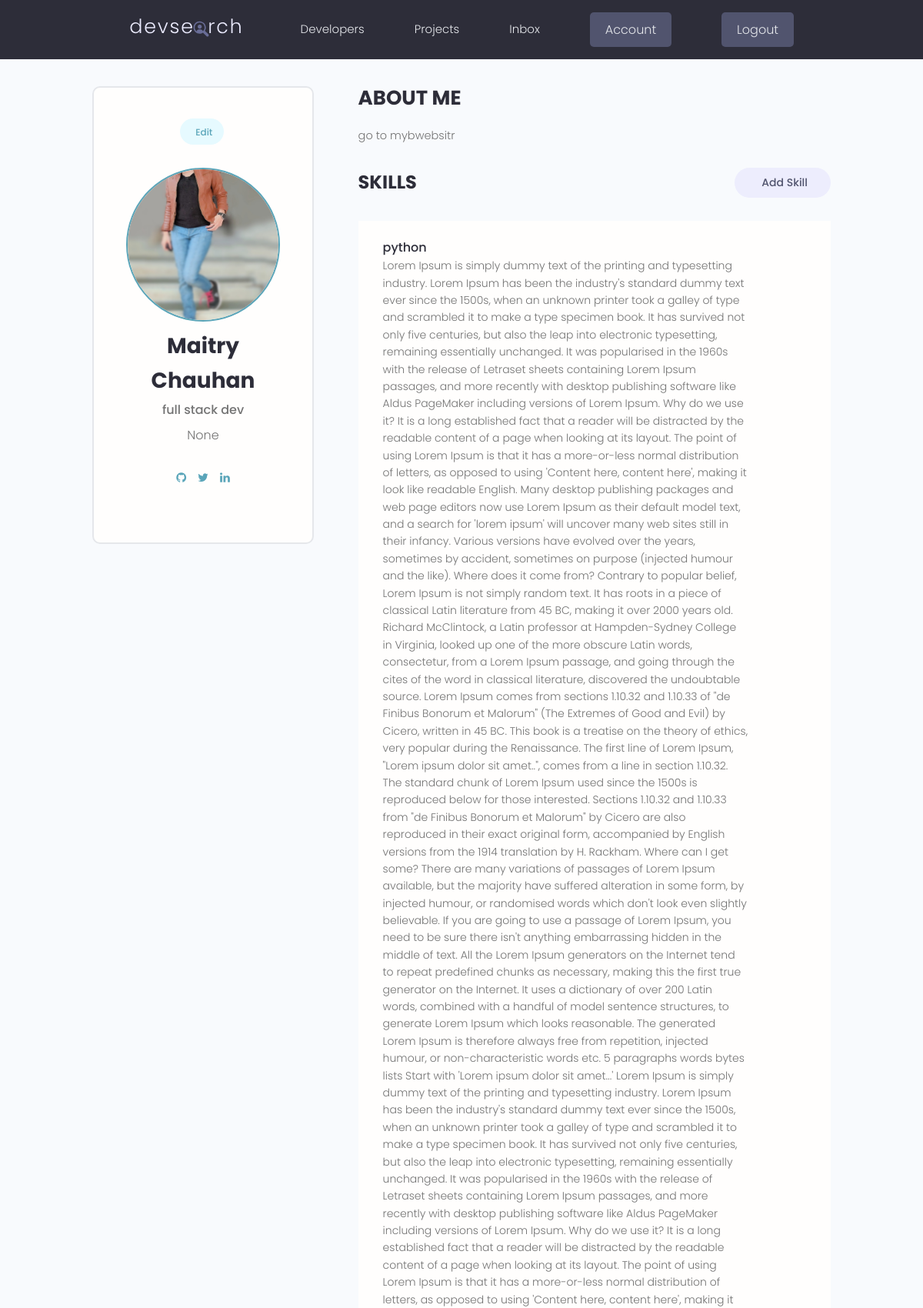
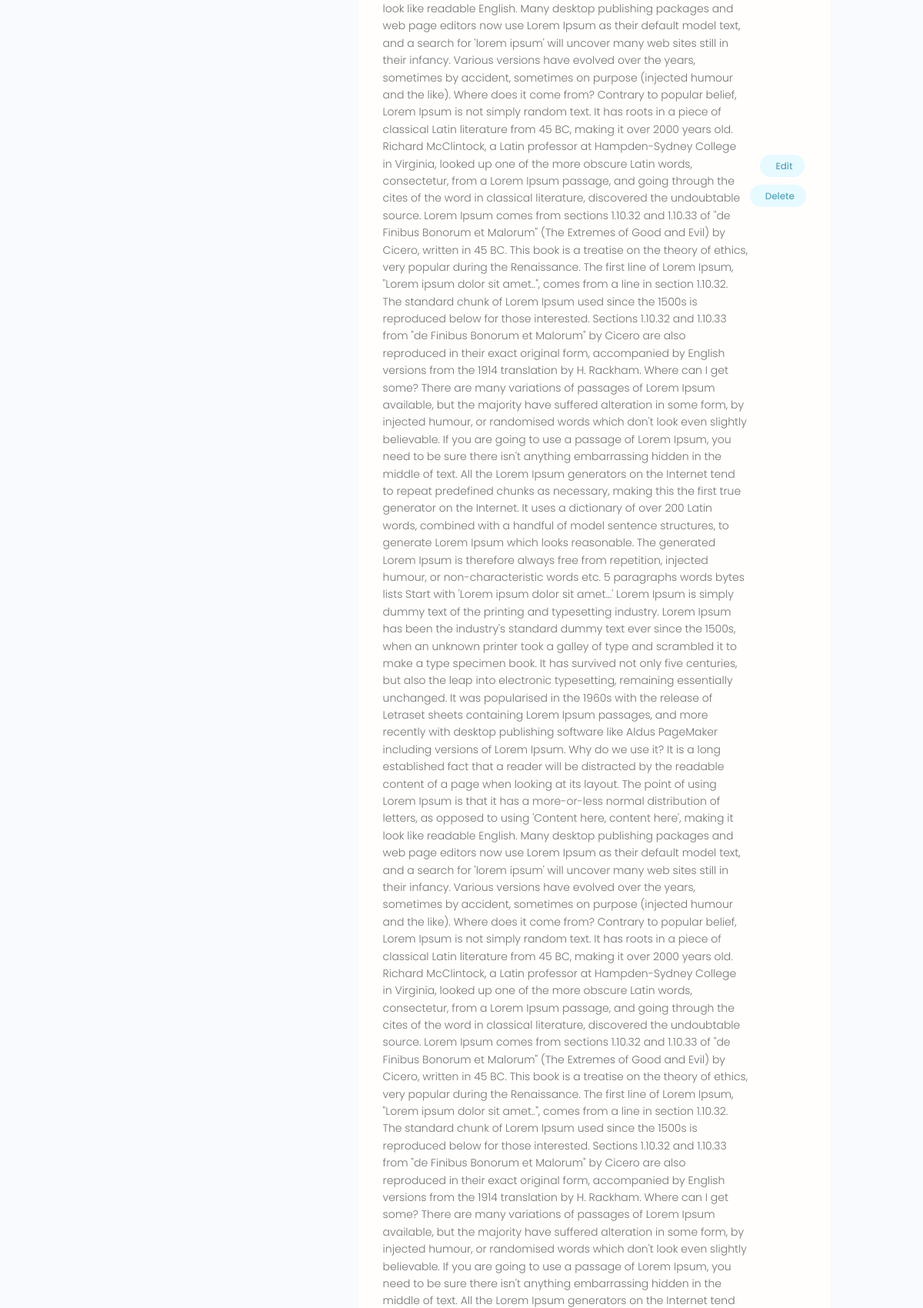
The app's page /account/ (signed in, upper part) with its own data (2 pictures, top to bottom).
### users/models.py (models this page shows, shortened)
class Profile(models.Model):
    user = models.OneToOneField(User,on_delete=models.CASCADE,null=True,blank=True)
    name = models.CharField(max_length=200,blank=True,null = True)
    email = models.EmailField(max_length = 500, blank =True, null=True)
    short_intro = models.CharField(max_length=200, blank=True,null=True)
    bio=models.TextField(blank=True,null=True)
    username = models.CharField(max_length=200,blank=True,null = True)
    profile_image = models.ImageField(null=True,blank=True,upload_to='profile-pics/',default="profile-pics/user-default.png")
    social_github = models.CharField(max_length=200,blank=True,null = True)
    social_twitter = models.CharField(max_length=200,blank=True,null = True)
    social_linkedin = models.CharField(max_length=200,blank=True,null = True)
    social_youtube = models.CharField(max_length=200,blank=True,null = True)
    social_website = models.CharField(max_length=200,blank=True,null = True)
    created = models.DateTimeField(auto_now_add=True)
    id = models.UUIDField(default=uuid.uuid4,unique=True,primary_key=True,editable=False)
    location = models.CharField(max_length=200,blank=True,null = True)

class Skill(models.Model):
    owner= models.ForeignKey(Profile,on_delete=models.CASCADE,null=True,blank=True)
    name=models.CharField(max_length=200,blank=True,null = True)
    description = models.TextField(blank=True,null=True)
    created = models.DateTimeField(auto_now_add=True)
    id = models.UUIDField(default=uuid.uuid4,unique=True,primary_key=True,editable=False)

### users/views.py (the view)
# urls.py: path('account/',views.userAccount,name="account"),
@login_required(login_url='login')
def userAccount(request):
    profile = request.user.profile
    skillsdesc = profile.skill_set.all()
    projects= profile.project_set.all()
    context ={'profile':profile,'skillsdesc':skillsdesc,'projects':projects}
    return render(request,'users/account.html',context)

### users/templates/users/account.html (shortened to what this page needs)
{% extends 'main.html' %}
{% load static %}
{% block content %}
  <main class="settingsPage profile my-md">
    <div class="container">
      <div class="layout">
        <div class="column column--1of3">
          <div class="card text-center">
            <div class="card__body dev">
              <a class="tag tag--pill tag--main settings__btn" href="{% url 'edit-account' %}"> Edit</a>
              <img class="avatar avatar--xl dev__avatar" src="{{profile.profile_image.url}}" />
              <h2 class="dev__name">{{profile.name}} </h2>
              <p class="dev__title">{{profile.short_intro}}</p>
              <p class="dev__location">{{profile.location}}</p>
              <ul class="dev__social">
                {% if profile.social_github %}
                <li>
                  <a title="Github" href="{{profile.social_github }}" target="_blank"><i class="fa fa-github"></i></a>
                </li>
                {% endif %}
                {% if profile.social_twitter %}
                <li>
                  <a title="Twitter" href="{{ profile.social_twitter }}" target="_blank"><i class="fa fa-twitter"></i></a>
                </li>
                {% endif %}
                {% if profile.social_linkedin %}
                <li>
                  <a title="LinkedIn" href="{{ profile.social_linkedin }}" target="_blank"><i class="fa fa-linkedin"></i></a>
                </li>
                {% endif %}
              </ul>
            </div>
          </div>
        </div>
        <div class="column column--2of3">
          <div class="devInfo">
            <h3 class="devInfo__title">About Me</h3>
            <p class="devInfo__about">
             {{profile.bio}}
            </p>
          </div>
          <div class="settings">
            <h3 class="settings__title">Skills</h3>
            <a class="tag tag--pill tag--sub settings__btn tag--lg" href="{% url 'create-skill' %}"> Add Skill</a>
          </div>
          <table class="settings__table">
            {% for skill in skillsdesc %}
            <tr>
              <td class="settings__tableInfo">
                <h4>{{skill.name}}</h4>
                <p>
                </p>
              </td>
              <td class="settings__tableActions">
                <a class="tag tag--pill tag--main settings__btn" href="{%url 'update-skill' skill.id %}"> Edit</a>
                <a class="tag tag--pill tag--main settings__btn" href="{%url 'delete-skill' skill.id %}?next=/account">
                  Delete</a>
              </td>
            </tr>
            {% endfor %}
          </table>
        </div>
      </div>
    </div>
  </main>
{% endblock %}

### static/styles/app.css (style rules this page uses)
:root { --color-sub: #2d2d39; }
.card { border: 2px solid var(--color-light); }
img { width: 100%; }
.profile .card > .dev { padding: 4rem; }
.dev__avatar { display: block; margin: auto; }
.dev__name { color: var(--color-sub); font-size: 2.8rem; font-weight: 700; margin-top: 1rem; margin-bottom: 0.5rem; }
.dev__title { font-size: 1.6rem; font-weight: 500; line-height: 1.3; }
.dev__location { margin-top: 1rem; }
.dev__social { margin: 3rem 0; list-style: none; display: flex; justify-content: center; gap: 1.5rem; }
.devInfo { margin-bottom: 3rem; }
.devInfo__title, .devInfo__subtitle { font-size: 2.6rem; color: var(--color-sub); text-transform: uppercase; font-weight: 700; margin-bottom: 1.5rem; }
.devInfo__about, .devSkill__info { font-size: 1.45rem; line-height: 1.7; text-align: justify; }
.settingsPage .dev > .settings__btn { display: inline-block; margin-bottom: 3rem; }
.settings { display: flex; justify-content: space-between; align-items: center; }
.settings__title { font-size: 2.4rem; text-transform: uppercase; font-weight: 700; color: var(--color-sub); }
.settings__table { margin-top: 3rem; margin-bottom: 5rem; padding: 0 3rem; background: var(--color-white); }
.settings__table tr { width: 100%; }
.settings__table tr > td { padding: 2rem 0; }
.settings__table tr:not(:last-child) td { border-bottom: 2px solid var(--color-white-light); }
.settings__tableInfo { width: 100%; }
.settings__tableInfo h4, .settings__tableInfo a { padding-right: 1rem; width: auto; font-size: 1.6rem; font-weight: 500; color: var(--color-sub); }
.settings__tableInfo p { font-size: 1.4rem; }
.settings__tableActions { text-align: right; }

### static/uikit/styles/modules/_variables.css (style rules this page uses)
:root { --color-main: #5aa5b9; --color-main-light: #e6faff; --color-sub: #3f4156; --color-sub-light: #51546e; --color-sub-lighter: #ededfd; --color-text: #737373; --color-gray: #8b8b8b; --color-light: #e5e7eb; --color-light-gray: #767676; --color-bg: #f8fafd; --color-white: #fffefd; --color-white-light: #f3f3f3; --color-success: #359e64; --color-success-bg: #def8e8; --color-error: #fc4b0b; --color-error-bg: #fff2ee; --font-base: 'Poppins', arial, helvetica, 'Segoe UI', roboto, ubuntu, sans-serif; --font-monospace: 'Fira Code', 'Courier New', courier, monospace; --font-regular: 300; --font-medium: 500; --font-bold: 700; --generic-shadow: 1px 1px 5px #00000010; --generic-transition: all 0.3s ease-in-out; }

### static/uikit/styles/modules/_base.css (style rules this page uses)
* { margin: 0; padding: 0; box-sizing: border-box; text-rendering: optimizeLegibility; color: inherit; font-size: inherit; }
html { font-size: 50%; }
@media only screen and (min-width: 480px) { html { font-size: 56.25%; } }
@media only screen and (min-width: 1200px) { html { font-size: 62.5%; } }
body { line-height: 1.6; font-weight: 400; font-size: 1.5rem; color: var(--color-text); background-color: var(--color-bg); min-height: 100vh; }

### static/uikit/styles/modules/_typography.css (style rules this page uses)
* { font-family: var(--font-base); }
h2 { font-size: 3.6rem; font-weight: var(--font-bold); }
h3 { font-size: 3.2rem; font-weight: var(--font-medium); }
h4 { font-size: 2.8rem; font-weight: var(--font-medium); }
p, span, strong { font-size: 1.6rem; color: var(--color-text); font-weight: var(--font-regular); }
a { padding-bottom: 2px; text-decoration: none; display: inline-block; color: var(--color-main); font-weight: var(--font-medium); }

### static/uikit/styles/modules/_utilities.css (style rules this page uses)
.container { width: 92%; max-width: 165rem; margin: 0 auto; box-sizing: border-box; }
@media screen and (min-width: 1000px) { .container { width: 90%; } }
@media screen and (min-width: 1200px) { .container { width: 80%; } }
.text-center { text-align: center; }
.my-md { margin: 3rem auto; }

### static/uikit/styles/modules/_avatar.css (style rules this page uses)
.avatar { border-radius: 50%; border: 2px solid var(--color-main); object-fit: cover; }
.avatar--xl { height: 20rem; width: 20rem; }

### static/uikit/styles/modules/_card.css (style rules this page uses)
.card { border-radius: 1rem; background-color: var(--color-white); border: 1.5px solid var(--color-light); width: auto; height: auto; margin-top: 0.5rem; margin-bottom: 0.5rem; overflow: hidden; }
.card__body, .card__header { padding: 2rem 2.5rem; }

### static/uikit/styles/modules/_layout.css (style rules this page uses)
.layout { display: flex; flex-flow: row wrap; justify-content: space-between; }
.layout > .column { margin-bottom: 3rem; }
.layout > .column.column--1of3 { flex-basis: 30%; }
.layout > .column.column--2of3 { flex-basis: 64%; }

### records on screen
Profile: profile_image (picture), name "Maitry Chauhan", short_intro "full stack dev", location "None", bio "go to mybwebsitr"
Skill: name "python"
